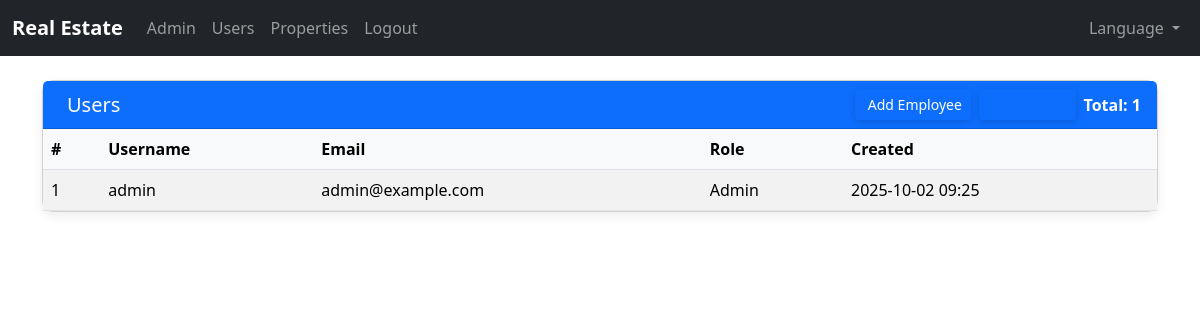
Page /admin/users (signed in) on the committed database.
### app/models.py (models this page shows, shortened)
class TimestampMixin:
    created_at = db.Column(db.DateTime, default=datetime.utcnow, nullable=False)
    updated_at = db.Column(db.DateTime, default=datetime.utcnow, onupdate=datetime.utcnow)

class User(UserMixin, db.Model, TimestampMixin):
    __tablename__ = "users"
    id = db.Column(db.Integer, primary_key=True)
    username = db.Column(db.String(80), unique=True, nullable=False)
    email = db.Column(db.String(255), unique=True, nullable=False)
    password_hash = db.Column(db.String(255), nullable=False)
    role = db.Column(db.String(32), nullable=False, index=True)
    contracts = db.relationship("Contract", back_populates="tenant", lazy="dynamic")
    @property
    def is_admin(self) -> bool:
        return self.role == "admin"

### app/admin/routes.py (the view)
@admin_bp.route("/users")
@login_required
@admin_required
def users_list():
    from ..models import User
    users = User.query.order_by(User.created_at.desc()).all()
    return render_template("admin/users_list.html", users=users)

### app/__init__.py (called while the page is built)
def select_locale():
    from flask import session, request
    lang = session.get("lang")
    if lang:
        return lang
    return request.accept_languages.best_match(Config.LANGUAGES.keys())

### app/admin/routes.py (called while the page is built)
def admin_required(func):
    from functools import wraps
    @wraps(func)
    def wrapper(*args, **kwargs):
        if not current_user.is_authenticated or not current_user.is_admin:
            from flask import abort
            return abort(403)
        return func(*args, **kwargs)
    return wrapper

### app/templates/admin/users_list.html (shortened to what this page needs)
{% extends 'base.html' %}
{% block content %}
<div class="card">
  <div class="card-header d-flex justify-content-between align-items-center">
    <h5 class="mb-0">{{ _('Users') }}</h5>
    <div class="d-flex align-items-center gap-2">
      <a class="btn btn-sm btn-primary" href="{{ url_for('admin.create_user', role='employee') }}">
        {{ _('Add Employee') }}
      </a>
      <a class="btn btn-sm btn-outline-primary" href="{{ url_for('admin.create_user', role='tenant') }}">
      </a>
      <div class="d-none d-md-block text-white">{{ _('Total') }}: {{ users|length }}</div>
    </div>
  </div>
  <div class="card-body p-0">
    <div class="table-responsive">
      <table class="table table-striped mb-0">
        <thead>
          <tr>
            <th>#</th>
            <th>{{ _('Username') }}</th>
            <th>{{ _('Email') }}</th>
            <th>{{ _('Role') }}</th>
            <th>{{ _('Created') }}</th>
          </tr>
        </thead>
        <tbody>
          {% for u in users %}
          <tr>
            <td>{{ u.id }}</td>
            <td>{{ u.username }}</td>
            <td>{{ u.email }}</td>
            <td>{{ u.role|capitalize }}</td>
            <td>{{ u.created_at.strftime('%Y-%m-%d %H:%M') }}</td>
          </tr>
          {% else %}
          <tr>
            <td colspan="5" class="text-center py-4">{{ _('No data') }}</td>
          </tr>
          {% endfor %}
        </tbody>
      </table>
    </div>
  </div>
</div>
{% endblock %}

### app/static/styles.css (style rules this page uses)
body { font-family: system-ui, -apple-system, Segoe UI, Roboto, "Helvetica Neue", Arial, "Noto Sans", "Liberation Sans", sans-serif; }

### app/templates/admin/users_list.html (style rules this page uses)
.card { border-radius: 12px; box-shadow: 0 4px 12px rgba(0,0,0,0.08); }
.card-header { background-color: #0d6efd; color: white; font-weight: 600; border-top-left-radius: 12px; border-top-right-radius: 12px; }
.btn-primary, .btn-outline-primary { box-shadow: 0 2px 6px rgba(0,0,0,0.15); transition: all 0.2s ease-in-out; }
.table thead th { background-color: #f8f9fa; font-weight: 600; }

### rows in the picture
User: id "1", username "admin", email "admin@example.com", role "Admin", created_at "2025-10-02 09:25"

### other values in the picture
{{ users|length }} "1"
